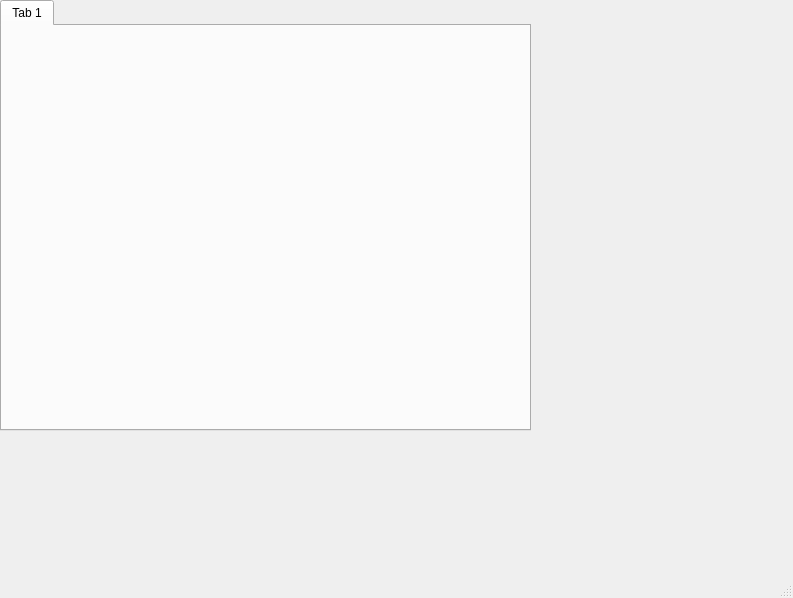
<?xml version="1.0" encoding="UTF-8"?>
<ui version="4.0">
 <class>MainWindow</class>
 <widget class="QMainWindow" name="MainWindow">
  <property name="geometry">
   <rect>
    <x>0</x>
    <y>0</y>
    <width>793</width>
    <height>598</height>
   </rect>
  </property>
  <property name="windowTitle">
   <string>MainWindow</string>
  </property>
  <widget class="QWidget" name="centralwidget">
   <widget class="QTabWidget" name="tabWidget">
    <property name="geometry">
     <rect>
      <x>0</x>
      <y>0</y>
      <width>531</width>
      <height>431</height>
     </rect>
    </property>
    <property name="currentIndex">
     <number>0</number>
    </property>
    <widget class="QWidget" name="tab">
     <attribute name="title">
      <string>Tab 1</string>
     </attribute>
     <widget class="QWidget" name="formLayoutWidget">
      <property name="geometry">
       <rect>
        <x>0</x>
        <y>0</y>
        <width>521</width>
        <height>411</height>
       </rect>
      </property>
      <layout class="QFormLayout" name="formLayout"/>
     </widget>
    </widget>
   </widget>
  </widget>
  <widget class="QMenuBar" name="menubar">
   <property name="geometry">
    <rect>
     <x>0</x>
     <y>0</y>
     <width>793</width>
     <height>22</height>
    </rect>
   </property>
  </widget>
  <widget class="QStatusBar" name="statusbar"/>
 </widget>
 <resources/>
 <connections/>
</ui>
